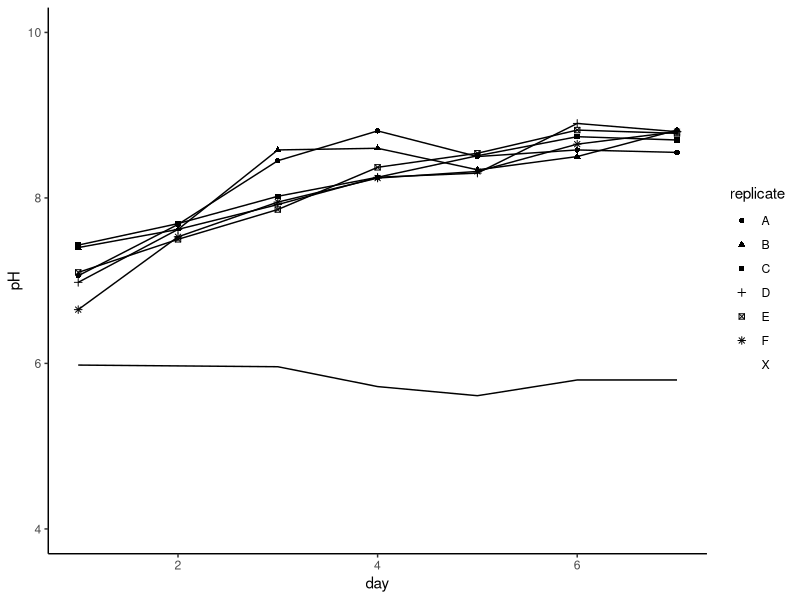
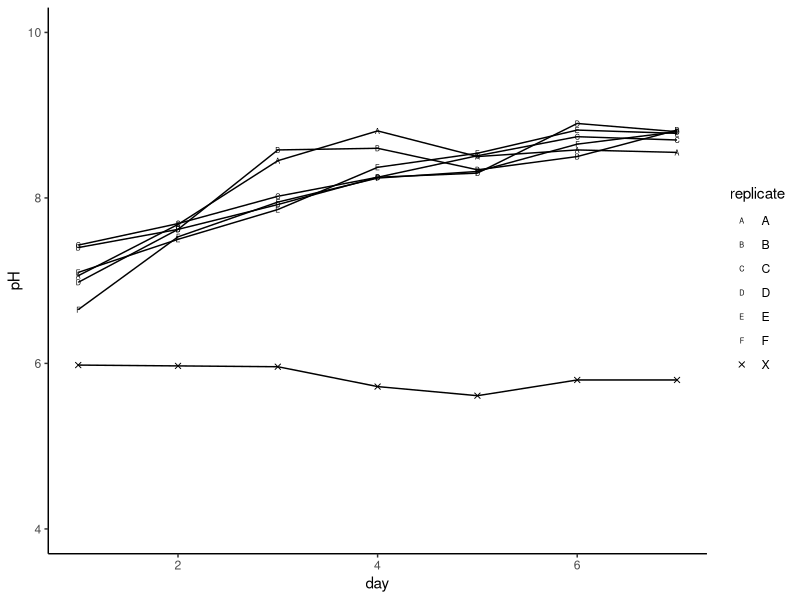
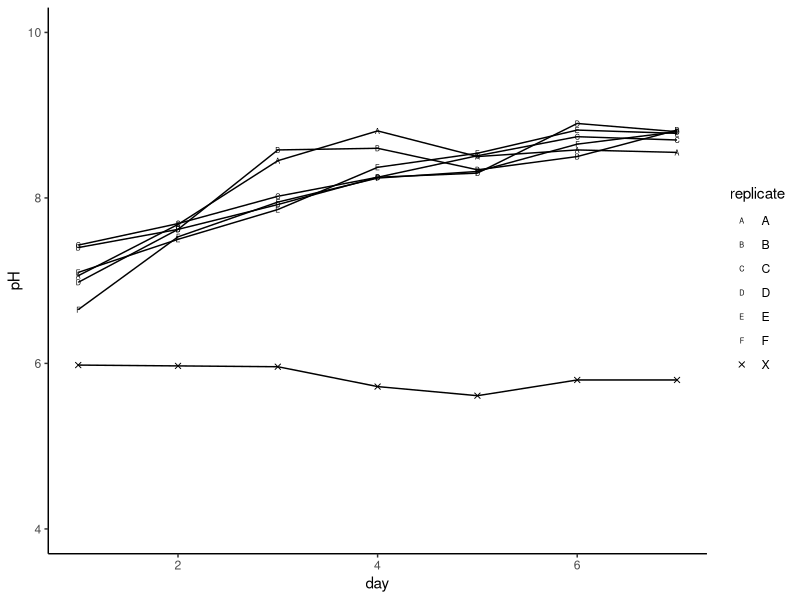
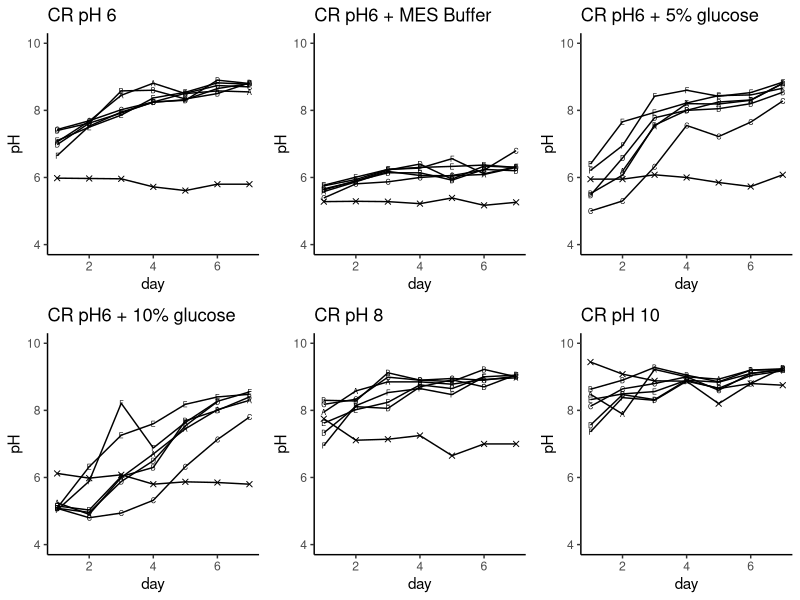

R code for these plots, in order:
## ---- chunk 1
knitr::opts_chunk$set(echo = TRUE)
## ---- chunk 2
#Donny Hoang
#3.19.2020
#Graphing pH data
## ---- chunk 3
library(ggplot2)
library(ggpubr)
## ---- chunk 4
data <- read.csv("SGH_CR_pH.csv", header=TRUE)
## ---- chunk 5
head(data)
## ---- chunk 6
data1 <- subset(data, data$treatment=="pH 6")
## ---- chunk 7
p1 <-ggplot(data=data1,aes(x=day,y=pH,group=replicate))+
  ylim(4,10) +
  geom_point(aes(shape=replicate))+
  geom_line() +
  theme_classic()
p1
## ---- chunk 8
shapeorder <- c(65,66,67,68,69,70,4)
## ---- chunk 9
p1 <- ggplot(data=data1,aes(x=day,y=pH,group=replicate))+
  ylim(4,10) +
  geom_point(aes(shape=replicate))+
  scale_shape_manual(values=shapeorder)+
  geom_line() +
  theme_classic()
p1
## ---- chunk 10
myplotmaker<- function(...){
  return(... %>%
           ggplot(aes(x=day,y=pH,group=replicate))+
           ylim(4,10) +
           geom_point(aes(shape=replicate))+
           scale_shape_manual(values=shapeorder)+
           geom_line() +
           theme_classic())
}
## ---- chunk 11
p1 <- myplotmaker(data1)
p1
## ---- chunk 12
p1<-myplotmaker(data1)+ggtitle("CR pH 6")

data2<-subset(data,data$treatment=="pH 6 + MES")
p2<-myplotmaker(data2)+ggtitle("CR pH6 + MES Buffer")

data3<-subset(data,data$treatment=="pH 6 + 5% glucose")
p3<-myplotmaker(data3)+ggtitle("CR pH6 + 5% glucose")

data4<-subset(data,data$treatment=="pH 6 + 10% glucose")
p4<-myplotmaker(data4)+ggtitle("CR pH6 + 10% glucose")

data5<-subset(data,data$treatment=="pH 8")
p5<-myplotmaker(data5)+ggtitle("CR pH 8")

data6<-subset(data,data$treatment=="pH 10")
p6<-myplotmaker(data6)+ggtitle("CR pH 10")
## ---- chunk 13
ggarrange(p1, p2, p3, p4, p5, p6,
          ncol=3, nrow=2,
          legend="none")
